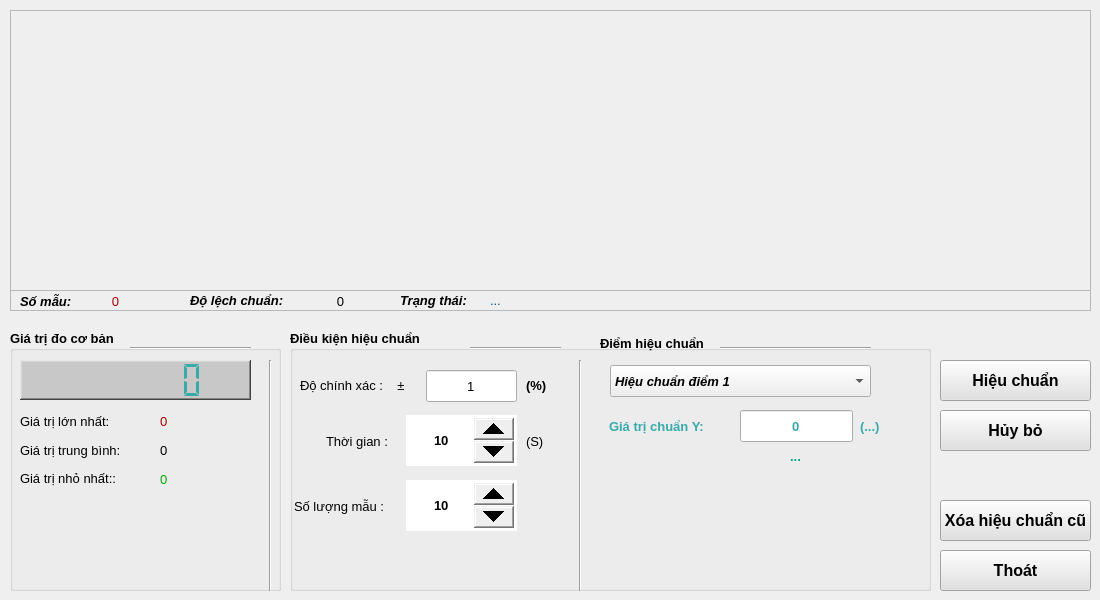
<?xml version="1.0" encoding="UTF-8"?>
<ui version="4.0">
 <class>VDeviceCalibration</class>
 <widget class="QWidget" name="VDeviceCalibration">
  <property name="windowModality">
   <enum>Qt::ApplicationModal</enum>
  </property>
  <property name="geometry">
   <rect>
    <x>0</x>
    <y>0</y>
    <width>1100</width>
    <height>600</height>
   </rect>
  </property>
  <property name="windowTitle">
   <string>Hiệu chuẩn</string>
  </property>
  <property name="windowIcon">
   <iconset resource="../image.qrc">
    <normaloff>:/image/Calibration_Icon.png</normaloff>:/image/Calibration_Icon.png</iconset>
  </property>
  <widget class="QFrame" name="frame_Chart">
   <property name="geometry">
    <rect>
     <x>10</x>
     <y>10</y>
     <width>1081</width>
     <height>281</height>
    </rect>
   </property>
   <property name="frameShape">
    <enum>QFrame::StyledPanel</enum>
   </property>
   <property name="frameShadow">
    <enum>QFrame::Raised</enum>
   </property>
  </widget>
  <widget class="QGroupBox" name="groupBox">
   <property name="geometry">
    <rect>
     <x>10</x>
     <y>330</y>
     <width>271</width>
     <height>261</height>
    </rect>
   </property>
   <property name="font">
    <font>
     <pointsize>10</pointsize>
     <bold>true</bold>
    </font>
   </property>
   <property name="title">
    <string>Giá trị đo cơ bản</string>
   </property>
   <widget class="QWidget" name="verticalLayoutWidget_2">
    <property name="geometry">
     <rect>
      <x>150</x>
      <y>80</y>
      <width>91</width>
      <height>81</height>
     </rect>
    </property>
    <layout class="QVBoxLayout" name="verticalLayout_2">
     <item>
      <widget class="QLabel" name="label_ValueMax">
       <property name="font">
        <font>
         <pointsize>10</pointsize>
         <bold>false</bold>
        </font>
       </property>
       <property name="styleSheet">
        <string notr="true">color: rgb(170, 0, 0);</string>
       </property>
       <property name="text">
        <string>0</string>
       </property>
      </widget>
     </item>
     <item>
      <widget class="QLabel" name="label_ValueAvg">
       <property name="font">
        <font>
         <pointsize>10</pointsize>
         <bold>false</bold>
        </font>
       </property>
       <property name="styleSheet">
        <string notr="true"/>
       </property>
       <property name="text">
        <string>0</string>
       </property>
      </widget>
     </item>
     <item>
      <widget class="QLabel" name="label_ValueMin">
       <property name="font">
        <font>
         <pointsize>10</pointsize>
         <bold>false</bold>
        </font>
       </property>
       <property name="styleSheet">
        <string notr="true">color: rgb(0, 170, 0);</string>
       </property>
       <property name="text">
        <string>0</string>
       </property>
      </widget>
     </item>
    </layout>
   </widget>
   <widget class="QWidget" name="verticalLayoutWidget">
    <property name="geometry">
     <rect>
      <x>10</x>
      <y>80</y>
      <width>128</width>
      <height>80</height>
     </rect>
    </property>
    <layout class="QVBoxLayout" name="verticalLayout">
     <item>
      <widget class="QLabel" name="label">
       <property name="font">
        <font>
         <pointsize>10</pointsize>
         <bold>false</bold>
        </font>
       </property>
       <property name="styleSheet">
        <string notr="true"/>
       </property>
       <property name="text">
        <string>Giá trị lớn nhất:</string>
       </property>
      </widget>
     </item>
     <item>
      <widget class="QLabel" name="label_3">
       <property name="font">
        <font>
         <pointsize>10</pointsize>
         <bold>false</bold>
        </font>
       </property>
       <property name="styleSheet">
        <string notr="true"/>
       </property>
       <property name="text">
        <string>Giá trị trung bình:</string>
       </property>
      </widget>
     </item>
     <item>
      <widget class="QLabel" name="label_2">
       <property name="font">
        <font>
         <pointsize>10</pointsize>
         <bold>false</bold>
        </font>
       </property>
       <property name="styleSheet">
        <string notr="true"/>
       </property>
       <property name="text">
        <string>Giá trị nhỏ nhất::</string>
       </property>
      </widget>
     </item>
    </layout>
   </widget>
   <widget class="QLCDNumber" name="lcdNumber_Value">
    <property name="geometry">
     <rect>
      <x>10</x>
      <y>30</y>
      <width>231</width>
      <height>40</height>
     </rect>
    </property>
    <property name="styleSheet">
     <string notr="true">background-color: rgb(200, 200, 200);
color: rgb(56, 170, 170);</string>
    </property>
    <property name="frameShape">
     <enum>QFrame::WinPanel</enum>
    </property>
    <property name="lineWidth">
     <number>1</number>
    </property>
    <property name="smallDecimalPoint">
     <bool>false</bool>
    </property>
    <property name="digitCount">
     <number>7</number>
    </property>
    <property name="segmentStyle">
     <enum>QLCDNumber::Flat</enum>
    </property>
    <property name="value" stdset="0">
     <double>0.000000000000000</double>
    </property>
    <property name="intValue" stdset="0">
     <number>0</number>
    </property>
   </widget>
   <widget class="Line" name="line_2">
    <property name="geometry">
     <rect>
      <x>120</x>
      <y>10</y>
      <width>121</width>
      <height>16</height>
     </rect>
    </property>
    <property name="orientation">
     <enum>Qt::Horizontal</enum>
    </property>
   </widget>
  </widget>
  <widget class="QGroupBox" name="groupBox_Parameters">
   <property name="geometry">
    <rect>
     <x>290</x>
     <y>330</y>
     <width>641</width>
     <height>261</height>
    </rect>
   </property>
   <property name="font">
    <font>
     <pointsize>10</pointsize>
     <bold>true</bold>
    </font>
   </property>
   <property name="title">
    <string>Điều kiện hiệu chuẩn</string>
   </property>
   <widget class="Line" name="line_3">
    <property name="geometry">
     <rect>
      <x>180</x>
      <y>10</y>
      <width>91</width>
      <height>16</height>
     </rect>
    </property>
    <property name="orientation">
     <enum>Qt::Horizontal</enum>
    </property>
   </widget>
   <widget class="QLabel" name="label_11">
    <property name="geometry">
     <rect>
      <x>36</x>
      <y>100</y>
      <width>81</width>
      <height>22</height>
     </rect>
    </property>
    <property name="font">
     <font>
      <pointsize>10</pointsize>
      <bold>false</bold>
     </font>
    </property>
    <property name="styleSheet">
     <string notr="true"/>
    </property>
    <property name="text">
     <string>Thời gian :</string>
    </property>
   </widget>
   <widget class="QLabel" name="label_12">
    <property name="geometry">
     <rect>
      <x>236</x>
      <y>100</y>
      <width>21</width>
      <height>22</height>
     </rect>
    </property>
    <property name="font">
     <font>
      <pointsize>10</pointsize>
      <bold>false</bold>
     </font>
    </property>
    <property name="styleSheet">
     <string notr="true"/>
    </property>
    <property name="text">
     <string>(S)</string>
    </property>
   </widget>
   <widget class="QSpinBox" name="spinBox_TimeCalib">
    <property name="geometry">
     <rect>
      <x>116</x>
      <y>85</y>
      <width>111</width>
      <height>51</height>
     </rect>
    </property>
    <property name="font">
     <font>
      <pointsize>10</pointsize>
     </font>
    </property>
    <property name="styleSheet">
     <string notr="true">QSpinBox::up-button
{
    min-width:40px;
    min-height: 20px;
}

QSpinBox::down-button
{
    min-width: 40px;
    min-height: 20px;
}</string>
    </property>
    <property name="alignment">
     <set>Qt::AlignCenter</set>
    </property>
    <property name="minimum">
     <number>1</number>
    </property>
    <property name="maximum">
     <number>9999999</number>
    </property>
    <property name="value">
     <number>10</number>
    </property>
    <property name="displayIntegerBase">
     <number>10</number>
    </property>
   </widget>
   <widget class="QSpinBox" name="spinBox_SampleNumber">
    <property name="geometry">
     <rect>
      <x>116</x>
      <y>150</y>
      <width>111</width>
      <height>51</height>
     </rect>
    </property>
    <property name="font">
     <font>
      <pointsize>10</pointsize>
     </font>
    </property>
    <property name="styleSheet">
     <string notr="true">QSpinBox::up-button
{
    min-width:40px;
    min-height: 20px;
}

QSpinBox::down-button
{
    min-width: 40px;
    min-height: 20px;
}</string>
    </property>
    <property name="alignment">
     <set>Qt::AlignCenter</set>
    </property>
    <property name="minimum">
     <number>1</number>
    </property>
    <property name="maximum">
     <number>9999999</number>
    </property>
    <property name="value">
     <number>10</number>
    </property>
   </widget>
   <widget class="QLabel" name="label_14">
    <property name="geometry">
     <rect>
      <x>4</x>
      <y>165</y>
      <width>111</width>
      <height>22</height>
     </rect>
    </property>
    <property name="font">
     <font>
      <pointsize>10</pointsize>
      <bold>false</bold>
     </font>
    </property>
    <property name="styleSheet">
     <string notr="true"/>
    </property>
    <property name="text">
     <string>Số lượng mẫu :</string>
    </property>
   </widget>
   <widget class="QLineEdit" name="lineEdit_ToleranceCalib">
    <property name="geometry">
     <rect>
      <x>136</x>
      <y>40</y>
      <width>91</width>
      <height>32</height>
     </rect>
    </property>
    <property name="font">
     <font>
      <pointsize>10</pointsize>
      <bold>false</bold>
     </font>
    </property>
    <property name="text">
     <string extracomment="Giá trị hiệu chuẩn phải khác 0">1</string>
    </property>
    <property name="alignment">
     <set>Qt::AlignCenter</set>
    </property>
   </widget>
   <widget class="QLabel" name="label_Value_Unit_2">
    <property name="geometry">
     <rect>
      <x>236</x>
      <y>44</y>
      <width>21</width>
      <height>22</height>
     </rect>
    </property>
    <property name="font">
     <font>
      <pointsize>10</pointsize>
      <bold>true</bold>
     </font>
    </property>
    <property name="styleSheet">
     <string notr="true"/>
    </property>
    <property name="text">
     <string>(%)</string>
    </property>
   </widget>
   <widget class="QLabel" name="label_15">
    <property name="geometry">
     <rect>
      <x>10</x>
      <y>40</y>
      <width>131</width>
      <height>30</height>
     </rect>
    </property>
    <property name="font">
     <font>
      <pointsize>10</pointsize>
      <bold>false</bold>
     </font>
    </property>
    <property name="styleSheet">
     <string notr="true"/>
    </property>
    <property name="text">
     <string>Độ chính xác :    ±</string>
    </property>
   </widget>
   <widget class="Line" name="line_4">
    <property name="geometry">
     <rect>
      <x>430</x>
      <y>10</y>
      <width>151</width>
      <height>16</height>
     </rect>
    </property>
    <property name="orientation">
     <enum>Qt::Horizontal</enum>
    </property>
   </widget>
   <widget class="QLineEdit" name="lineEdit_Value_Y1">
    <property name="geometry">
     <rect>
      <x>450</x>
      <y>80</y>
      <width>113</width>
      <height>32</height>
     </rect>
    </property>
    <property name="font">
     <font>
      <pointsize>10</pointsize>
      <bold>true</bold>
     </font>
    </property>
    <property name="styleSheet">
     <string notr="true">color: rgb(56, 170, 170);</string>
    </property>
    <property name="text">
     <string extracomment="Giá trị hiệu chuẩn phải khác 0">0</string>
    </property>
    <property name="alignment">
     <set>Qt::AlignCenter</set>
    </property>
   </widget>
   <widget class="QLabel" name="label_ToleranceInfo1">
    <property name="geometry">
     <rect>
      <x>450</x>
      <y>115</y>
      <width>111</width>
      <height>22</height>
     </rect>
    </property>
    <property name="font">
     <font>
      <pointsize>10</pointsize>
     </font>
    </property>
    <property name="styleSheet">
     <string notr="true">color: rgb(0, 170, 127);</string>
    </property>
    <property name="text">
     <string>...</string>
    </property>
    <property name="alignment">
     <set>Qt::AlignCenter</set>
    </property>
   </widget>
   <widget class="QLabel" name="label_16">
    <property name="geometry">
     <rect>
      <x>310</x>
      <y>-2</y>
      <width>131</width>
      <height>30</height>
     </rect>
    </property>
    <property name="font">
     <font>
      <pointsize>10</pointsize>
      <bold>true</bold>
     </font>
    </property>
    <property name="styleSheet">
     <string notr="true"/>
    </property>
    <property name="text">
     <string>Điểm hiệu chuẩn</string>
    </property>
   </widget>
   <widget class="QLabel" name="label_Value_Unit">
    <property name="geometry">
     <rect>
      <x>570</x>
      <y>85</y>
      <width>81</width>
      <height>22</height>
     </rect>
    </property>
    <property name="font">
     <font>
      <pointsize>10</pointsize>
      <bold>true</bold>
     </font>
    </property>
    <property name="styleSheet">
     <string notr="true">color: rgb(56, 170, 170);</string>
    </property>
    <property name="text">
     <string>(...)</string>
    </property>
   </widget>
   <widget class="QLabel" name="label_calib_info1">
    <property name="geometry">
     <rect>
      <x>319</x>
      <y>85</y>
      <width>131</width>
      <height>22</height>
     </rect>
    </property>
    <property name="font">
     <font>
      <pointsize>10</pointsize>
      <bold>true</bold>
     </font>
    </property>
    <property name="styleSheet">
     <string notr="true">color: rgb(56, 170, 170);</string>
    </property>
    <property name="text">
     <string>Giá trị chuẩn Y:</string>
    </property>
   </widget>
   <widget class="QComboBox" name="comboBox_SelectPointCalib">
    <property name="geometry">
     <rect>
      <x>320</x>
      <y>35</y>
      <width>261</width>
      <height>32</height>
     </rect>
    </property>
    <property name="font">
     <font>
      <pointsize>10</pointsize>
      <italic>true</italic>
      <bold>true</bold>
     </font>
    </property>
    <item>
     <property name="text">
      <string>Hiệu chuẩn điểm 1</string>
     </property>
    </item>
    <item>
     <property name="text">
      <string>Hiệu chuẩn điểm 2</string>
     </property>
    </item>
    <item>
     <property name="text">
      <string>Hiệu chuẩn điểm 3</string>
     </property>
    </item>
   </widget>
  </widget>
  <widget class="Line" name="line">
   <property name="geometry">
    <rect>
     <x>260</x>
     <y>360</y>
     <width>20</width>
     <height>231</height>
    </rect>
   </property>
   <property name="orientation">
    <enum>Qt::Vertical</enum>
   </property>
  </widget>
  <widget class="QPushButton" name="pushButton_Exit">
   <property name="geometry">
    <rect>
     <x>940</x>
     <y>550</y>
     <width>151</width>
     <height>41</height>
    </rect>
   </property>
   <property name="font">
    <font>
     <pointsize>12</pointsize>
     <bold>true</bold>
    </font>
   </property>
   <property name="styleSheet">
    <string notr="true">background-color: rgb(225, 225, 225);</string>
   </property>
   <property name="text">
    <string>Thoát</string>
   </property>
  </widget>
  <widget class="QFrame" name="frame_Chart_2">
   <property name="geometry">
    <rect>
     <x>10</x>
     <y>290</y>
     <width>1081</width>
     <height>21</height>
    </rect>
   </property>
   <property name="frameShape">
    <enum>QFrame::StyledPanel</enum>
   </property>
   <property name="frameShadow">
    <enum>QFrame::Raised</enum>
   </property>
   <widget class="QLabel" name="label_4">
    <property name="geometry">
     <rect>
      <x>10</x>
      <y>0</y>
      <width>61</width>
      <height>22</height>
     </rect>
    </property>
    <property name="font">
     <font>
      <pointsize>10</pointsize>
      <italic>true</italic>
      <bold>true</bold>
     </font>
    </property>
    <property name="styleSheet">
     <string notr="true"/>
    </property>
    <property name="text">
     <string>Số mẫu:</string>
    </property>
   </widget>
   <widget class="QLabel" name="label_sampleCounter">
    <property name="geometry">
     <rect>
      <x>70</x>
      <y>0</y>
      <width>71</width>
      <height>22</height>
     </rect>
    </property>
    <property name="font">
     <font>
      <pointsize>10</pointsize>
      <bold>false</bold>
     </font>
    </property>
    <property name="styleSheet">
     <string notr="true">color: rgb(170, 0, 0);</string>
    </property>
    <property name="text">
     <string>0</string>
    </property>
    <property name="alignment">
     <set>Qt::AlignCenter</set>
    </property>
   </widget>
   <widget class="QLabel" name="label_5">
    <property name="geometry">
     <rect>
      <x>180</x>
      <y>-8</y>
      <width>111</width>
      <height>36</height>
     </rect>
    </property>
    <property name="font">
     <font>
      <pointsize>10</pointsize>
      <italic>true</italic>
      <bold>true</bold>
     </font>
    </property>
    <property name="styleSheet">
     <string notr="true"/>
    </property>
    <property name="text">
     <string>Độ lệch chuẩn:</string>
    </property>
   </widget>
   <widget class="QLabel" name="label_delta">
    <property name="geometry">
     <rect>
      <x>290</x>
      <y>0</y>
      <width>81</width>
      <height>22</height>
     </rect>
    </property>
    <property name="font">
     <font>
      <pointsize>10</pointsize>
      <bold>false</bold>
     </font>
    </property>
    <property name="styleSheet">
     <string notr="true"/>
    </property>
    <property name="text">
     <string>0</string>
    </property>
    <property name="alignment">
     <set>Qt::AlignCenter</set>
    </property>
   </widget>
   <widget class="QLabel" name="label_6">
    <property name="geometry">
     <rect>
      <x>390</x>
      <y>-8</y>
      <width>81</width>
      <height>36</height>
     </rect>
    </property>
    <property name="font">
     <font>
      <pointsize>10</pointsize>
      <italic>true</italic>
      <bold>true</bold>
     </font>
    </property>
    <property name="styleSheet">
     <string notr="true"/>
    </property>
    <property name="text">
     <string>Trạng thái: </string>
    </property>
   </widget>
   <widget class="QLabel" name="label_calibStatus">
    <property name="geometry">
     <rect>
      <x>480</x>
      <y>-8</y>
      <width>591</width>
      <height>36</height>
     </rect>
    </property>
    <property name="font">
     <font>
      <pointsize>10</pointsize>
      <bold>false</bold>
     </font>
    </property>
    <property name="styleSheet">
     <string notr="true">color: rgb(0, 85, 127);</string>
    </property>
    <property name="text">
     <string>...</string>
    </property>
   </widget>
  </widget>
  <widget class="QPushButton" name="pushButton_Calibration">
   <property name="geometry">
    <rect>
     <x>940</x>
     <y>360</y>
     <width>151</width>
     <height>41</height>
    </rect>
   </property>
   <property name="font">
    <font>
     <pointsize>12</pointsize>
     <bold>true</bold>
    </font>
   </property>
   <property name="styleSheet">
    <string notr="true">background-color: rgb(225, 225, 225);</string>
   </property>
   <property name="text">
    <string>Hiệu chuẩn</string>
   </property>
  </widget>
  <widget class="QPushButton" name="pushButton_Stop">
   <property name="geometry">
    <rect>
     <x>940</x>
     <y>410</y>
     <width>151</width>
     <height>41</height>
    </rect>
   </property>
   <property name="font">
    <font>
     <pointsize>12</pointsize>
     <bold>true</bold>
    </font>
   </property>
   <property name="styleSheet">
    <string notr="true">background-color: rgb(225, 225, 225);</string>
   </property>
   <property name="text">
    <string>Hủy bỏ</string>
   </property>
  </widget>
  <widget class="Line" name="line_5">
   <property name="geometry">
    <rect>
     <x>570</x>
     <y>360</y>
     <width>20</width>
     <height>231</height>
    </rect>
   </property>
   <property name="orientation">
    <enum>Qt::Vertical</enum>
   </property>
  </widget>
  <widget class="QPushButton" name="pushButton_CalibrationRemove">
   <property name="geometry">
    <rect>
     <x>940</x>
     <y>500</y>
     <width>151</width>
     <height>41</height>
    </rect>
   </property>
   <property name="font">
    <font>
     <pointsize>12</pointsize>
     <bold>true</bold>
    </font>
   </property>
   <property name="styleSheet">
    <string notr="true">background-color: rgb(225, 225, 225);</string>
   </property>
   <property name="text">
    <string>Xóa hiệu chuẩn cũ</string>
   </property>
  </widget>
 </widget>
 <resources>
  <include location="../image.qrc"/>
 </resources>
 <connections/>
</ui>
